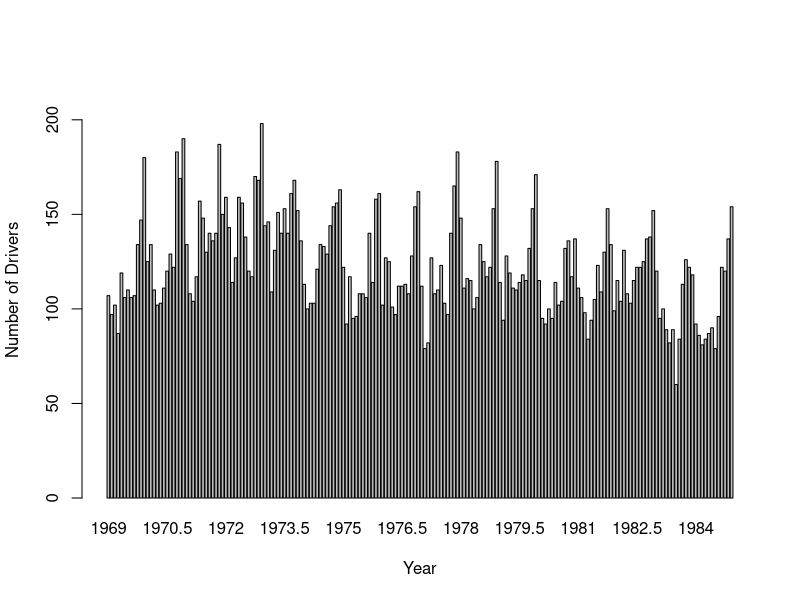
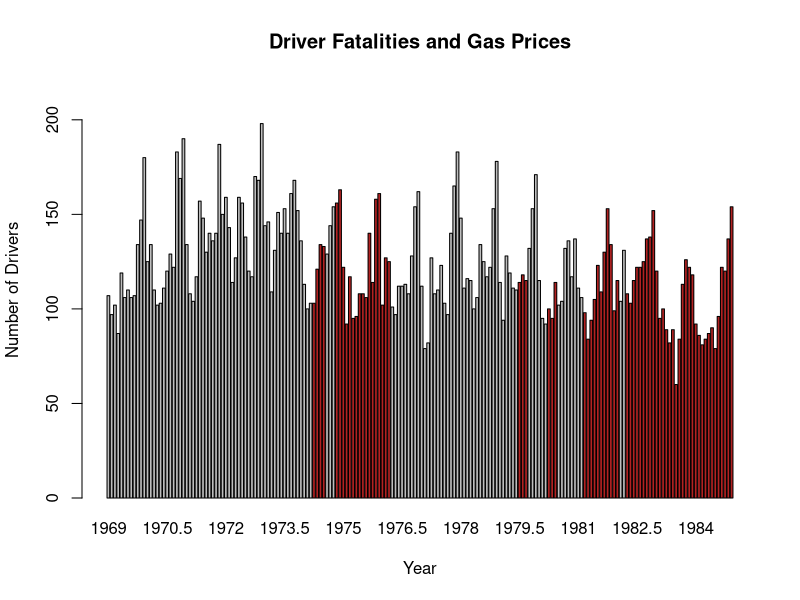
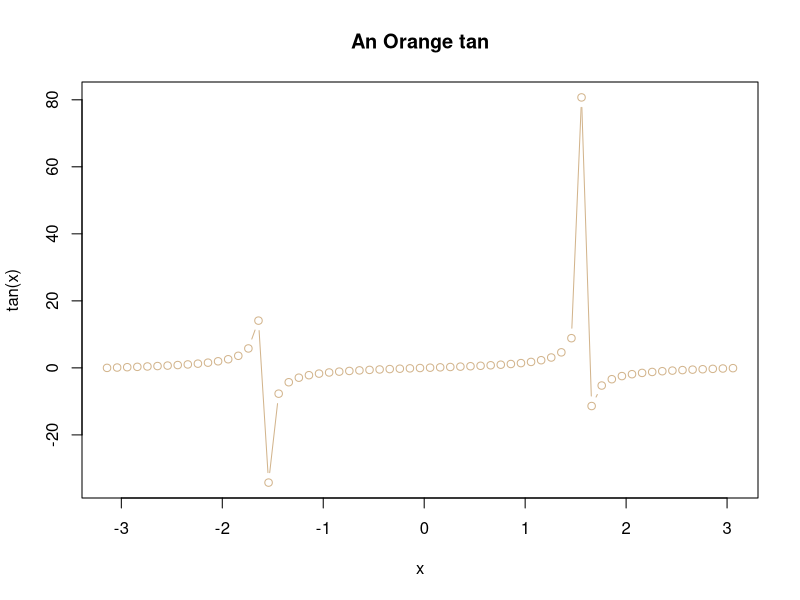

Source code (R) for these figures, in order:
# setup
graphics.off()
rm(list=ls())
library(tidyverse)

# Part 1. Preparing the data

  #1. exploring Seatbelts dataset
  ?Seatbelts

  #2. converting the ts object to a tibble
  d <- as_tibble(Seatbelts) |> 
    bind_cols(tibble(Year = time(Seatbelts))) |> 
    relocate(Year, .before = DriversKilled)
  
  #3. Create a barplot of DriversKilled with Year as the x-axis labels.
  barplot(d$DriversKilled, names.arg = d$Year, xlab = "Year", ylab = "Number of Drivers",
          ylim = c(0,220))
  
  #4. when PetrolPrice < 11 the bars are 'grey' otherwise 'firebrick'
  # generating color code vector
  colors = rep('grey', length(d$Year))
  colors[d$PetrolPrice >= 0.11] <- "firebrick"  
  # applying coloring
  barplot(d$DriversKilled, names.arg = d$Year, xlab = "Year", ylab = "Number of Drivers",
          ylim = c(0,220), col = colors, main = "Driver Fatalities and Gas Prices")
      
  #5. generating avg fatalities when petrol was < 11c and >= 11c
  avg_a <- mean(d$DriversKilled[d$PetrolPrice<0.11])
  avg_b <- mean(d$DriversKilled[d$PetrolPrice>=0.11])
  print(avg_a)
  print(avg_b)
  
# Part3. Scatterplots
  #6. create a tibble() where x is sequence of numbers between -pi and pi and y is tan of this numbers
  t <- tibble( x = seq(-pi, pi, 0.1),
               y = tan(x))

  #7. creating a scatterplot with both points and lines, axis labels and titles.
  plot(x = t$x, y = t$y,
       xlab = "x", ylab = "tan(x)", main = "An Orange tan", type = "b", col="tan")
  
  
  
  
  
  
  
  
  
  
  
  
